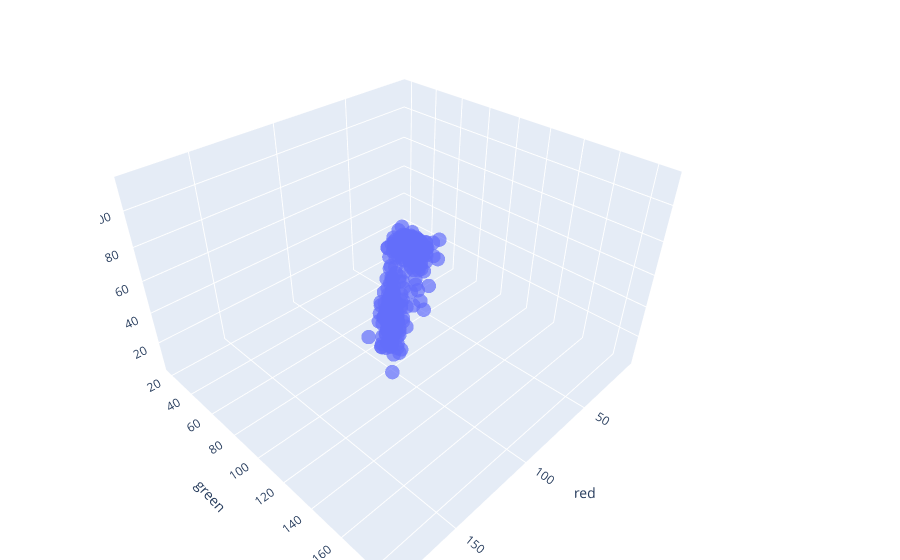

Notebook source saved alongside this figure:
### Code cell
import plotly
import plotly.express as px
import plotly.graph_objs as go
dfs = df.iloc[::100, ] # sample 1 data point every 100 pixels
points = go.Scatter3d(x=dfs.red, y=dfs.green, z=dfs.blue,
                    mode='markers', name='pixel value',
                    marker=dict(size=5, symbol='circle', opacity=0.7))
layout = go.Layout(scene=dict(xaxis=dict(title="red"),
                              yaxis=dict(title="green"),
                              zaxis=dict(title="blue")),
                   margin=dict(l=100, r=200, b=0, t=0))
fig = go.Figure(data=[points], layout=layout)
fig.show()

### Figure 1 — Plotly figure (JSON) as saved in the notebook; plotly's stock layout.template omitted (floating-point values rounded to 4 significant figures; data arrays with more than 128 entries replaced by an {"elided": "..."} marker saying what was removed)
{"data": [{"marker": {"opacity": 0.7, "size": 5, "symbol": "circle"}, "mode": "markers", "name": "pixel value", "type": "scatter3d", "x": {"elided": "291 int values"}, "y": {"elided": "291 int values"}, "z": {"elided": "291 int values"}}], "layout": {"margin": {"b": 0, "l": 100, "r": 200, "t": 0}, "scene": {"xaxis": {"title": {"text": "red"}}, "yaxis": {"title": {"text": "green"}}, "zaxis": {"title": {"text": "blue"}}}}}
